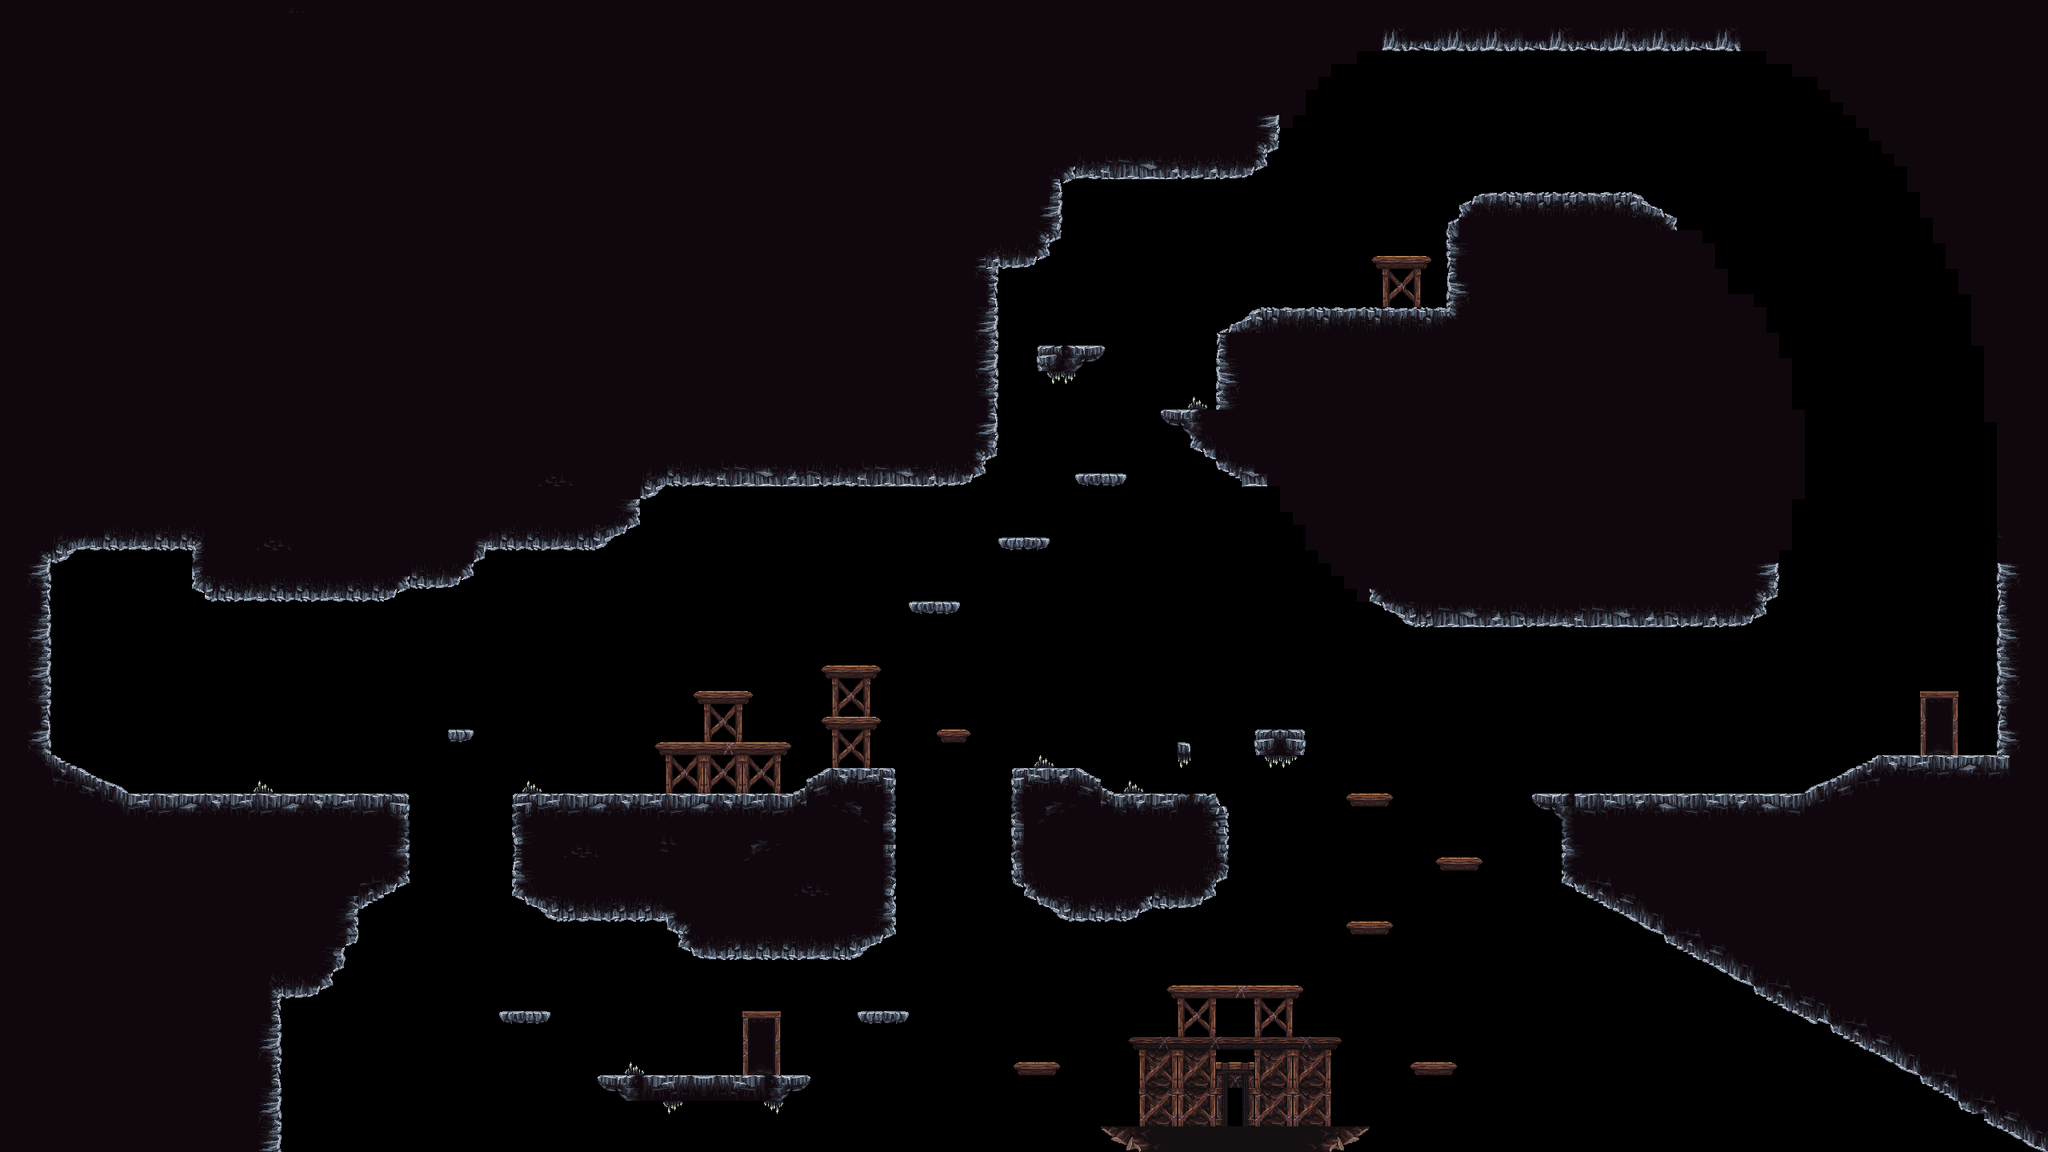

A level layout from a 2D game, rendered from its tile map. Below: a short description, then the map file with tile-grid data replaced by summaries:
An orthogonal 160x90 tile map with 16x16 px tiles, 1 tile layer (Tile Layer 1).

<map version="1.4" tiledversion="1.4.2" orientation="orthogonal" renderorder="right-down" width="160" height="90" tilewidth="16" tileheight="16" infinite="0" nextlayerid="2" nextobjectid="1">
 <tileset firstgid="1" name="mainlev_build" tilewidth="16" tileheight="16" tilecount="4096" columns="64">
  <image source="mainlev_build.png" width="1024" height="1024" />
 </tileset>
 <layer id="1" name="Tile Layer 1" width="160" height="90">
  <data>[14400 cells, 8038 non-empty, 257 distinct tile ids]</data>
 </layer>
</map>
